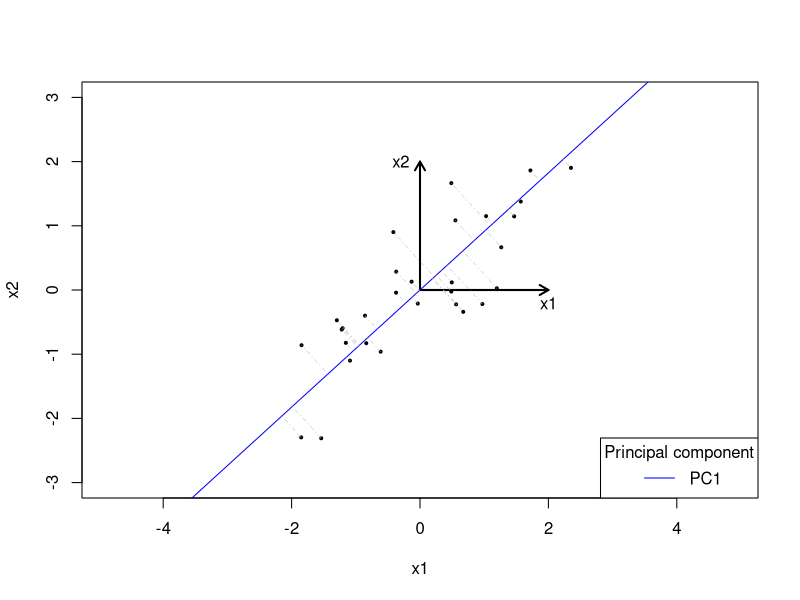
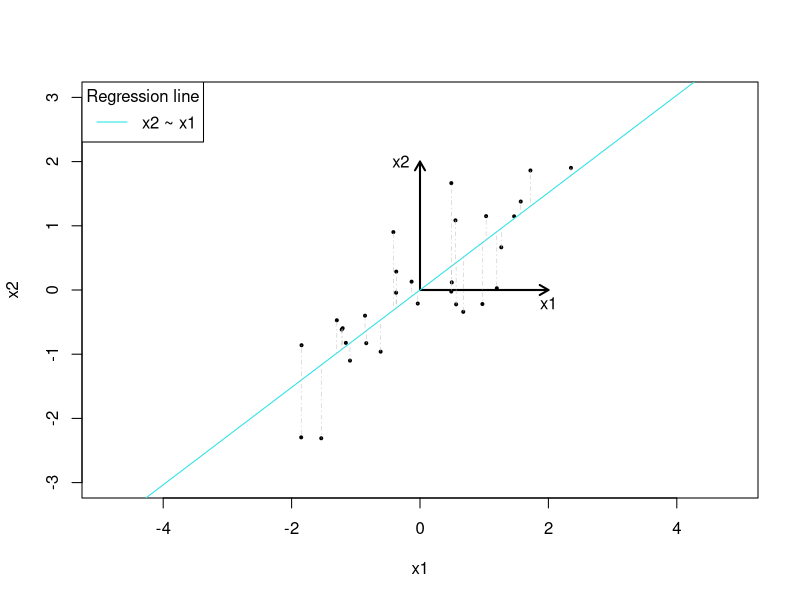
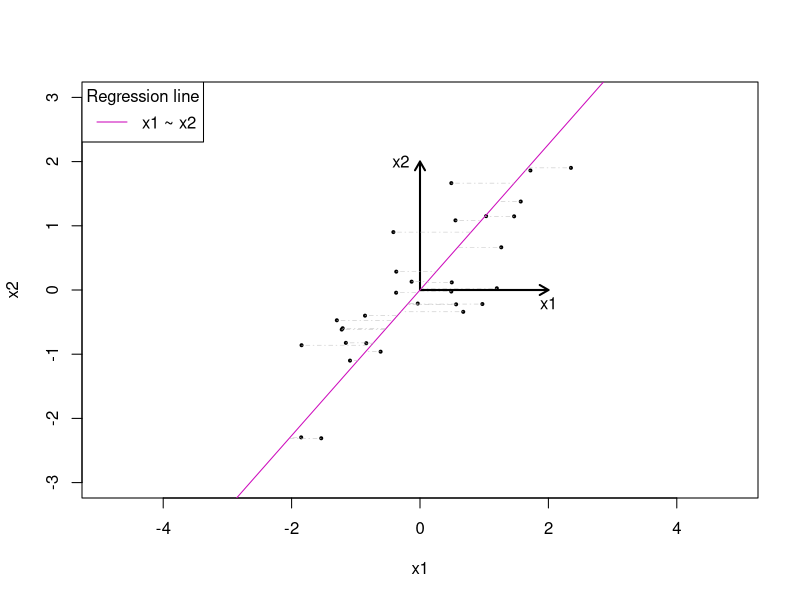
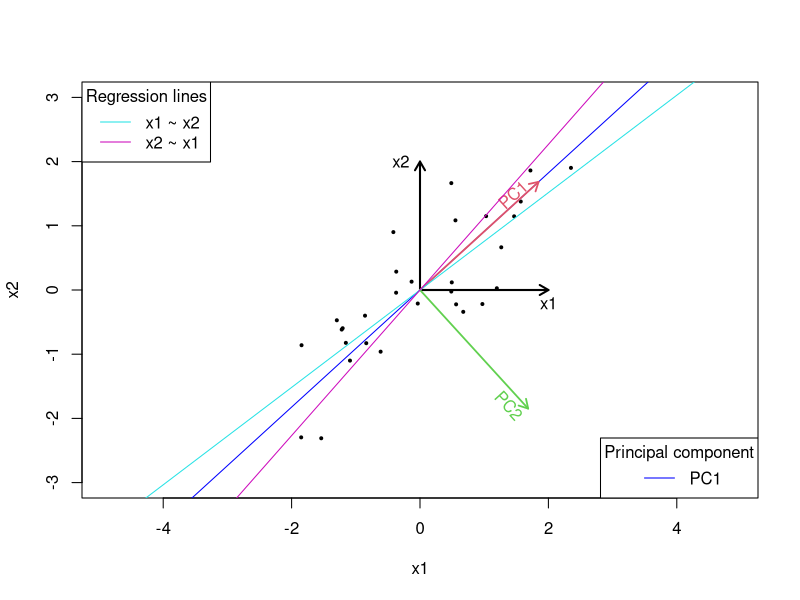

R code for these plots, in order:
# Initial parameters

n <- 30
sigma1 <- 1
sigma2 <- 1
rho <- 0.7
Sigma <- rbind(c(sigma1 ^ 2, rho * sigma1 * sigma2), c(rho * sigma1 * sigma2, sigma2 ^ 2))

# Generation of variables

set.seed(5)
x <- mvtnorm::rmvnorm(n = n, mean = c(0, 0), sigma = Sigma)
x[, 1] <- x[, 1] - mean(x[, 1])
x[, 2] <- x[, 2] - mean(x[, 2])

# Principal Components computation
pca <- princomp(x)

# Graphical representation

basic_plot <- function(x, pca){
  p0 <- c(mean(x[, 1]), mean(x[, 2]))
  v1 <- pca$sdev[1] ^ 2 * pca$loadings[, 1]
  v2 <- pca$sdev[2] ^ 2 * pca$loadings[, 2]
  plot(x, asp = 1, pch = 20, cex = 0.6, xlim = c(-3 * sigma1, 3 * sigma1), ylim = c(-3 * sigma2, 3 * sigma2),
       xlab = 'x1', ylab = 'x2')
  # x_1-axis
  arrows(x0 = p0[1], y0 = p0[2], x1 = p0[1] + 2 * sigma1, length = 0.1, lwd = 2)
  text(x = p0[1] + 2 * sigma1, y = p0[2] - 0.2 * sigma1, label = 'x1')
  # x_2-axis
  arrows(x0 = p0[1], y0 = p0[2], y1 = p0[2] + 2 * sigma2, length = 0.1, lwd = 2)
  text(x = p0[1] - 0.3 * sigma2, y = p0[2] + 2 * sigma2, label = 'x2')
}

principal_components_plot <- function(x, pca){
  p0 <- c(mean(x[, 1]), mean(x[, 2]))
  # PC's directions
  angles <- c(atan(pca$loadings[2, 1]/pca$loadings[1, 1]), atan(pca$loadings[2, 2]/pca$loadings[1, 2]))
  # PC1 direction line
  x_line <- seq(from = -5 * sigma1, to = 5 * sigma1, length.out = 1000)
  y_line <- tan(angles[1]) * x_line + p0[2] - p0[1] * tan(angles[1])
  lines(x = x_line, y = y_line, col = 'blue')
  legend('bottomright', legend = 'PC1', col = 'blue', lty = 1, title = 'Principal component')
}

principal_components_axis <- function(x, pca){
  p0 <- c(mean(x[, 1]), mean(x[, 2]))
  angles <- c(atan(pca$loadings[2, 1]/pca$loadings[1, 1]), atan(pca$loadings[2, 2]/pca$loadings[1, 2]))
  # PC1-axis
  arrows(x0 = p0[1], y0 = p0[2], x1 = p0[1] + 2.5 * sigma1 * norm(pca$loadings[, 1], type = '2') * cos(angles[1]),
         y1 = p0[2] + 2.5 * sigma1 * norm(pca$loadings[, 1], type = '2') * sin(angles[1]),
         length = 0.1, col = 2, lwd = 1.75)
  text(x = p0[1] + 2.5 * sigma1 * norm(pca$loadings[, 1], type = '2') * cos(angles[1]) - 0.4 * sigma1,
       y =  p0[2] + 2.5 * sigma1 * norm(pca$loadings[, 1], type = '2') * sin(angles[1]) - 0.2 * sigma1,
       label = 'PC1', col = 2, srt = angles[1] * 360 / (2 * pi))
  # PC2-axis
  arrows(x0 = p0[1], y0 = p0[2], x1 = p0[1] + 2.5 * sigma1 * norm(pca$loadings[, 2], type = '2') * cos(angles[2]),
         y1 = p0[2] + 2.5 * sigma1 * norm(pca$loadings[, 2], type = '2') * sin(angles[2]),
         length = 0.1, col = 3, lwd = 1.75)
  text(x = p0[1] + 2.5 * sigma1 * norm(pca$loadings[, 2], type = '2') * cos(angles[2]) - 0.3 * sigma1,
       y =  p0[2] + 2.5 * sigma1 * norm(pca$loadings[, 2], type = '2') * sin(angles[2]) + 0.05 * sigma1,
       label = 'PC2', col = 3, srt = angles[2] * 360 / (2 * pi))
}

# Regression lines

plot_regression_y_x <- function(x){
  coefs1 <- coef(lm(x[, 2] ~ x[, 1]))
  abline(coef = coefs1, col = 5)
}

plot_regression_x_y <- function(x){
  coefs2 <- coef(lm(x[, 1] ~ x[, 2]))
  abline(coef = c(-coefs2[1] / coefs2[2], 1 / coefs2[2]), col = 6)
}

regression_legend <- function(choice){
  if(choice == 1){
    legend('topleft', legend = 'x2 ~ x1', col = 5, lty = 1, title = 'Regression line')
  }else if(choice == 2){
    legend('topleft', legend = 'x1 ~ x2', col = 6, lty = 1, title = 'Regression line')
  }else{
  legend('topleft', legend = c('x1 ~ x2', 'x2 ~ x1'), col = c(5, 6), lty = 1, title = 'Regression lines')
  }
}

projections_principal_components <- function(x, pca){
  # Projections (Principal components)
  PC1 <- c(pca$loadings[1, 1], pca$loadings[2, 1])
  for(i in 1:n){
    segments(x0 = (PC1 * pca$scores[i, 1])[1],
             y0 = (PC1 * pca$scores[i, 1])[2],
             x1 = x[i, 1], y1 = x[i, 2], lwd = 0.5, lty = 4, col = 'gray')
  }
}

projections_y_x <- function(x){
  # Projections (Regression y~x)
  intercept <- lm(x[, 2] ~ x[, 1])$coefficients[1]
  slope <- lm(x[, 2] ~ x[, 1])$coefficients[2]
  for(i in 1:n){
    segments(x0 = x[i, 1], y0 = intercept + slope * x[i, 1],
             x1 = x[i, 1], y1 = x[i, 2], lwd = 0.5, lty = 4, col = 'gray')
  }
}

projections_x_y <- function(x){
  # Projections (Regression x~y)
  intercept <- lm(x[, 1] ~ x[, 2])$coefficients[1]
  slope <- lm(x[, 1] ~ x[, 2])$coefficients[2]
  for(i in 1:n){
    segments(x0 = x[i, 1], y0 = x[i, 2],
             x1 = intercept + slope * x[i, 2], y1 = x[i, 2], lwd = 0.5, lty = 4, col = 'gray')
  }
}

# PC's with projections

basic_plot(x, pca)
principal_components_plot(x, pca)
projections_principal_components(x, pca)

# Regression line 1 with projections

basic_plot(x, pca)
plot_regression_y_x(x)
regression_legend(1)
projections_y_x(x)


# Regression line 1 with projections

basic_plot(x, pca)
plot_regression_x_y(x)
regression_legend(2)
projections_x_y(x)


# Final plot

basic_plot(x, pca)
principal_components_plot(x, pca)
principal_components_axis(x, pca)
plot_regression_y_x(x)
plot_regression_x_y(x)
regression_legend(3)